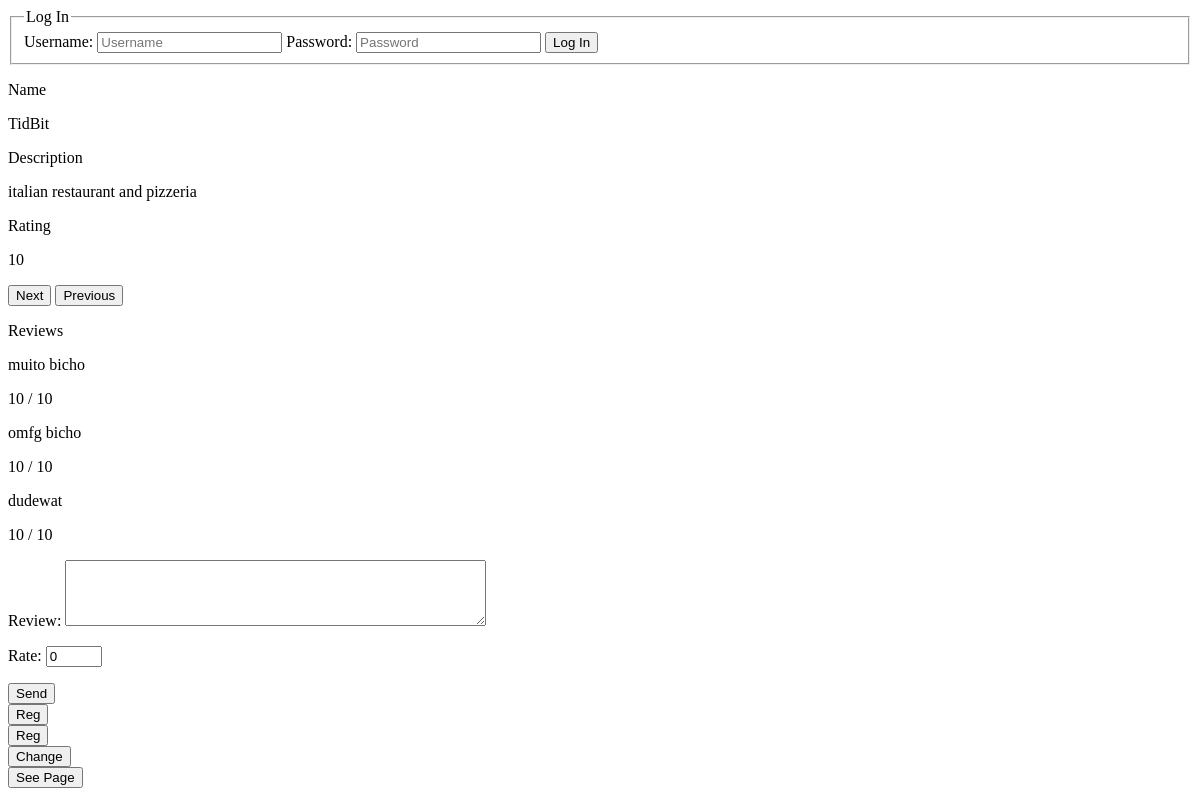
The page /restaurantDisplay.php on the database as committed earlier.
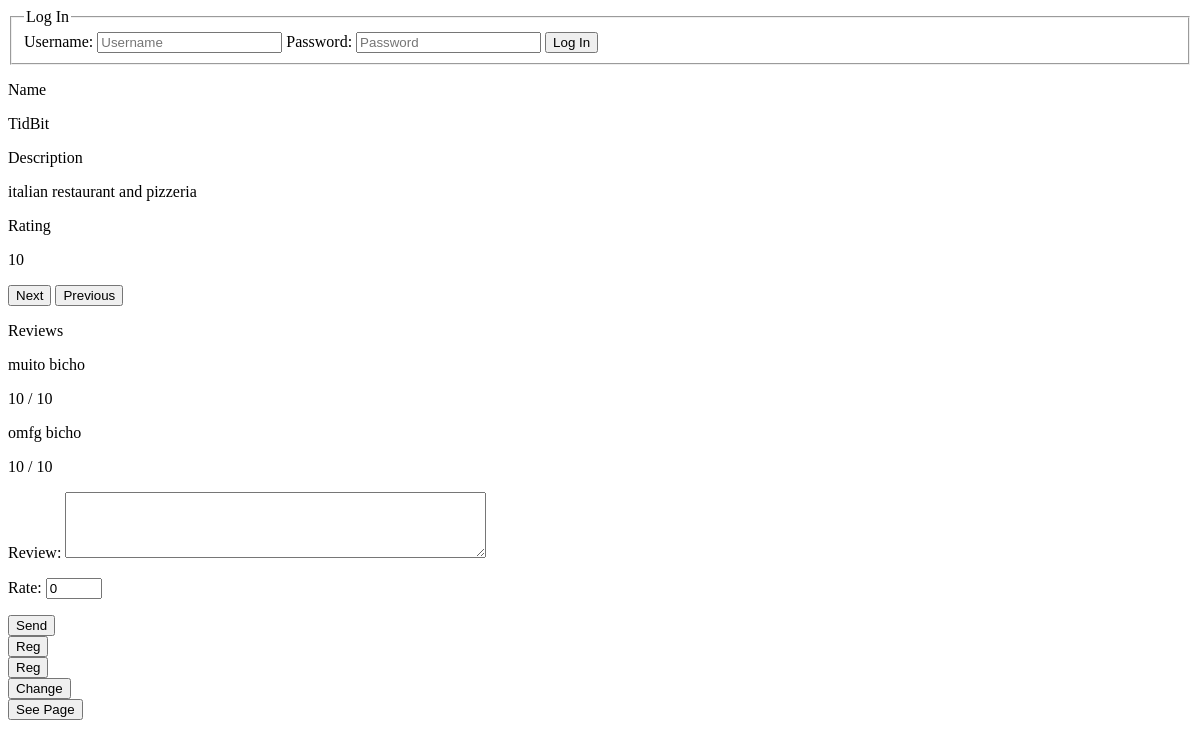
The same page on the database as committed later.
### tables this page shows
CREATE TABLE restaurant(id_restaurant int primary key,
						id_user int REFERENCES user(id_user), 
						name char(50), 
						description char(50), 
						rate int,
						contact char(9),
						photo char(50),
						address char(50));

CREATE TABLE review(id_review int primary key,
					id_user REFERENCES user(id_user),
					id_restaurant REFERENCES restaurant(id_restaurant),
					rate int,
					commment char(150));

### restaurantDisplay.php (the view, shortened to what this page needs)
<!DOCTYPE html>
<?php
	include_once("LoginForm.php");
	$db = new PDO('sqlite:Tables.db');
	$currId = strval($_SESSION['id']);
	$stmt = $db->prepare(' SELECT * FROM restaurant a, review b WHERE a.id_restaurant = b.id_restaurant AND a.id_restaurant = ?');
	$stmt->execute(array($currId));
	$stmt2 = $db->prepare(' SELECT * FROM restaurant WHERE id_restaurant = ?');
	$stmt2->execute(array($currId));
	if(($result = $stmt->fetchAll()) != FALSE){
		$_SESSION['reviewed'] = TRUE;
	}
	else if(($result = $stmt2->fetchAll()) != FALSE){
		$_SESSION['reviewed'] = NULL;
	}
?>
<html>
 <head>
 </head>
 <body>
	<form action="restaurantDisplay.php" method="post">
		<p class="RestaurantName">Name</p>
		<p><?= $result[0]['name'] ?> </p>
		<p class="RestaurantDescription">Description</p>
		<p><?= $result[0]['description'] ?> </p>
		<p class="RestaurantRating">Rating</p>
		<p><?= $result[0]['rate'] ?> </p>
		<input  type="submit" name= "Action" value= "Next">
		<input  type="submit" name= "Action" value= "Previous">
	</form>
	<form action="deleteReview.php" method="post">
		<p class="Reviews">Reviews</p>
		<?php if(isset($_SESSION['reviewed']) && $_SESSION['reviewed'] != NULL ){$_SESSION['reviewed'] = NULL;foreach( $result as $row) {?>
		<p><?= $row['commment'] ?> </p>
		<p><?= $row['rate'] ?> / 10 </p>
		<?php if(isset($_SESSION['username']) && $_SESSION['username'] != NULL){ if($userid == $row['id_user'] ){ ?>
		<button type="submit" name= "reviewId" value= "<?= $row['id_review'] ?>">Delete</button>
		<?php }}}} ?>
	</form>
	<form action="addReview.php" method="post">
		<label for="review">Review:</label>
		<textarea rows="4" cols="50" name="review">
		</textarea>
		<label for="rate">Rate:</label>
		<input type="number" name="rating" value="0" min="0" max="10" step="1">
		<button  type="submit" name= "restId" value= "<?= $result[0]['id_restaurant'] ?>">Send</button>
	</form>
	<form action="addRestaurant.php" method="post">
		<input  type="submit" name= "Reg" value= "Reg">
	</form>
	<form action="userProfile.php" method="post">
		<input  type="submit" name= "Profile" value= "Reg">
	</form>
	<form action="allMyRestaurants.php" method="post">
		<input  type="submit" name= "Profile" value= "Change">
	</form>
	<form action="restaurantPage.php" method="post">
		<button  type="submit" name= "id" value= "<?= $result[0]['id_restaurant'] ?>">See Page</button>
	</form>
 </body>
 </html>

### LoginForm.php (shortened to what this page needs)
<!DOCTYPE html>
<html>
 <head>
  </head>
  <body>
	<?php if (isset($_SESSION['username']) && ($_SESSION['username']== "failed")) { $_SESSION['username'] = NULL; ?>
	<div id="login">
	<form action="login.php" method="post">
	<fieldset>
	<legend align="top">Log In</legend>
	<label>
     Username: <input type="text" name="username" placeholder="Username">
	</label>
	<label>
     Password: <input type="password" name="password" placeholder="Password">
	 </label>
     <input  type="submit" value= "Log In">
	 </fieldset>
	 <p>Try Again</p>
	</form>
	<?php } else { ?>
	<form action="login.php" method="post">
	<fieldset>
	<legend align="top">Log In</legend>
	<label>
     Username: <input type="text" name="username" placeholder="Username">
	  </label>
     <label>
     Password: <input type="password" name="password" placeholder="Password">
	 </label>
     <input  type="submit" value= "Log In">
	 </fieldset>
	</form>
	<?php } ?>
  </body>
  </html>

Rows that differ between the two databases and show on the page:
removed review: commment "dudewat", rate "10"
